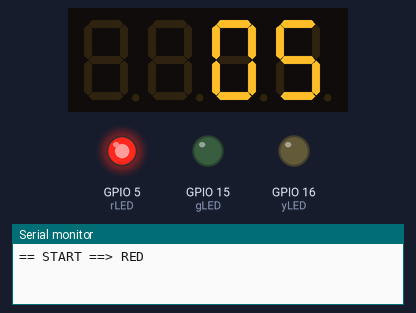
The program below on a simulated ESP32. On the bench: 4-digit seven-segment display, output pins drawn as LEDs (lit = HIGH), the last lines printed to the serial monitor.

Above: at 0.1 s.
At 2.1 s:
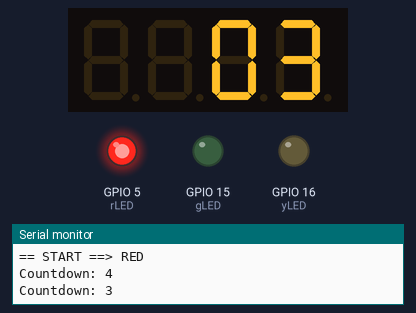
At 5.1 s:
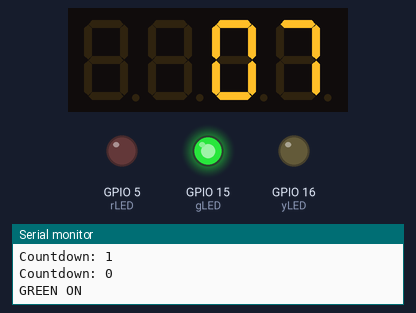
At 8.1 s:
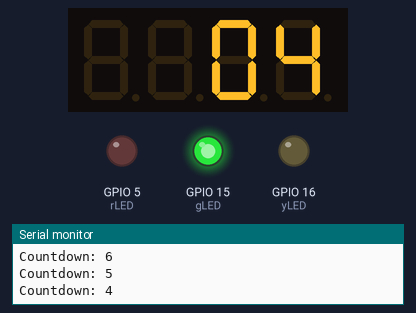
At 12.1 s:
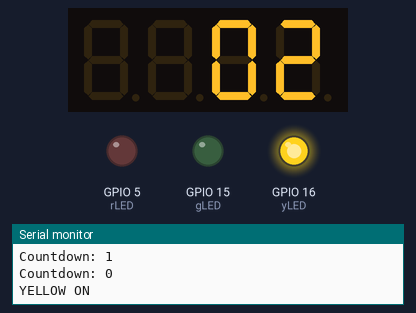
At 13.1 s:
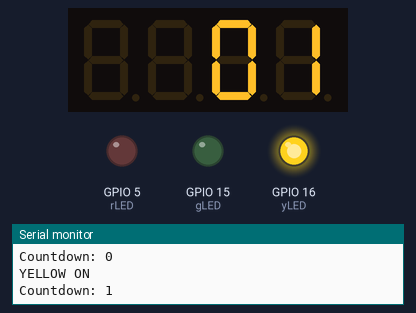
Timing chart, 0 to 34.7 s (numbered marks = the images above):
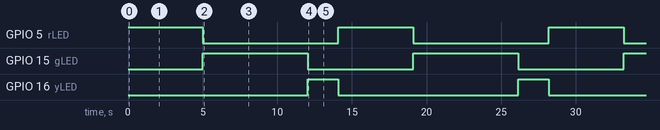

Measured:
- by itself, GPIO 5 (rLED): alternates HIGH for 5.0 s and LOW for 9.1 s
- by itself, GPIO 15 (gLED): alternates HIGH for 7.0 s and LOW for 7.1 s
- by itself, GPIO 16 (yLED): alternates HIGH for 2.0 s and LOW for 12.1 s
- what the display in image 1 shows lasts 1.0 s, from 2.0 s to 3.0 s

The program:

main.cpp
```cpp
#include <Arduino.h>
#include <TM1637Display.h>

// Pin đèn giao thông
#define rLED  5
#define yLED  16
#define gLED  15

// Pin điều khiển TM1637
#define CLK   23
#define DIO   22

// Định nghĩa thời gian cho mỗi đèn
#define rTIME  5   // 5 giây cho đèn đỏ
#define yTIME  2   // 2 giây cho đèn vàng
#define gTIME  7   // 7 giây cho đèn xanh

ulong ledTimeStart = 0; // Lưu thời gian bắt đầu của LED hiện tại
int currentLED = rLED;  // Đèn hiện tại (bắt đầu với đèn đỏ)
int countdown = rTIME;  // Biến đếm ngược

TM1637Display display(CLK, DIO); // Khởi tạo màn hình LED

void setup() {
  Serial.begin(115200);

  pinMode(rLED, OUTPUT);
  pinMode(yLED, OUTPUT);
  pinMode(gLED, OUTPUT);

  display.setBrightness(7); // Đặt độ sáng tối đa

  // Bật đèn đỏ đầu tiên
  digitalWrite(rLED, HIGH);
  digitalWrite(yLED, LOW);
  digitalWrite(gLED, LOW);
  ledTimeStart = millis();

  Serial.println("== START ==> RED");
  display.showNumberDec(countdown, true, 2, 2); // Hiển thị thời gian ban đầu
}
void changeLight() {
  // Tắt đèn hiện tại
  digitalWrite(currentLED, LOW);

  // Chuyển sang đèn tiếp theo
  if (currentLED == rLED) {
    currentLED = gLED;
    countdown = gTIME;
    Serial.println("GREEN ON");
  }
  else if (currentLED == gLED) {
    currentLED = yLED;
    countdown = yTIME;
    Serial.println("YELLOW ON");
  }
  else if (currentLED == yLED) {
    currentLED = rLED;
    countdown = rTIME;
    Serial.println("RED ON");
  }

  // Bật đèn mới
  digitalWrite(currentLED, HIGH);
  display.showNumberDec(countdown, true, 2, 2); // Hiển thị thời gian mới

  ledTimeStart = millis(); // Cập nhật lại thời gian bắt đầu
}
void loop() {
  ulong currentMillis = millis(); // Lấy thời gian hiện tại

  // Kiểm tra nếu đã qua 1 giây -> Cập nhật đếm ngược
  if (currentMillis - ledTimeStart >= 1000) {
    ledTimeStart = currentMillis; // Cập nhật thời gian mới
    countdown--; // Giảm thời gian đếm ngược

    // Hiển thị số đếm trên màn hình TM1637
    display.showNumberDec(countdown, true, 2, 2);
    Serial.print("Countdown: "); Serial.println(countdown);

    // Nếu đếm ngược về 0, chuyển sang đèn tiếp theo
    if (countdown == 0) {
      changeLight();
    }
  }
}
```
